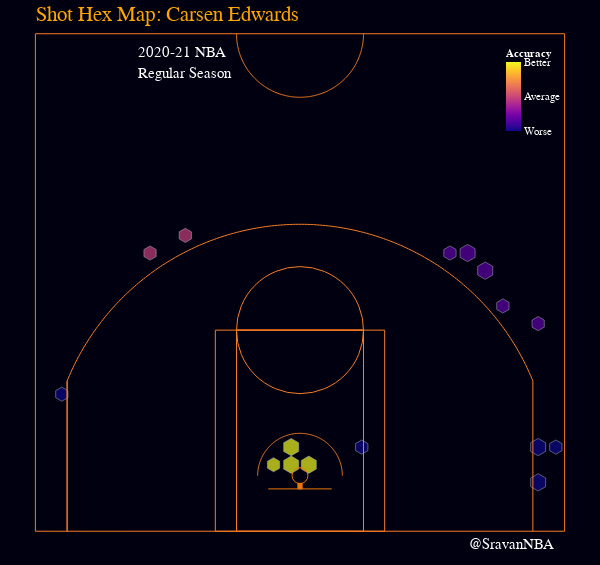

The code cell stored with this chart in its notebook:
### Markdown cell above
## Figure Settings and Plot

### Code cell
bball_gray = '#312f30'
bball_white = '#dddee0'
bball_orange = '#f87c24'
bball_light_orange = '#fbaf7b'
bball_black = '#000010'
dark_grey = '#282828'

colorscale = 'Plasma'

fig = go.Figure()

draw_plotly_court(fig,lw=1,margins=13,lcolor=bball_orange)
fig.add_trace(go.Scatter(
    x=dropped_dups.BIN_LOC_X, y=dropped_dups.BIN_LOC_Y, mode='markers', name='markers',
    text = dropped_dups.LOC_ZONE_PERCENTAGE	,
    marker=dict(
        size=dropped_dups.LOC_COUNTS, sizemode='area', sizeref=1.5, 
        sizemin=2.5,
        color=dropped_dups.PCT_LEAGUE_COMPARISON_ZONE, colorscale=colorscale,
        colorbar=dict(
            thickness=15,
            x=0.85,
            y=0.87,
            yanchor='middle',
            len=0.2,
            title=dict(
                text="<B>Accuracy</B>",
                font=dict(
                    size=11,
                    color='White'
                ),
            ),
            tickvals=[-10, 0, 10],
            ticktext=['Worse','Average','Better'],
            tickfont=dict(
                size=11,
                color='White'
            )
        ),
        cmin=-10, cmax=10,
        line=dict(width=0.5, color='White'), symbol='hexagon',
    ),
    hovertemplate ='<i>FG%</i>: %{text:.0f}<extra></extra>',
))
layout_update_plotly(fig,player_name,season, league, bball_black)
fig.write_image("Hex Map {0} {1}.png".format(player_name,season),scale=5)
fig.show()
